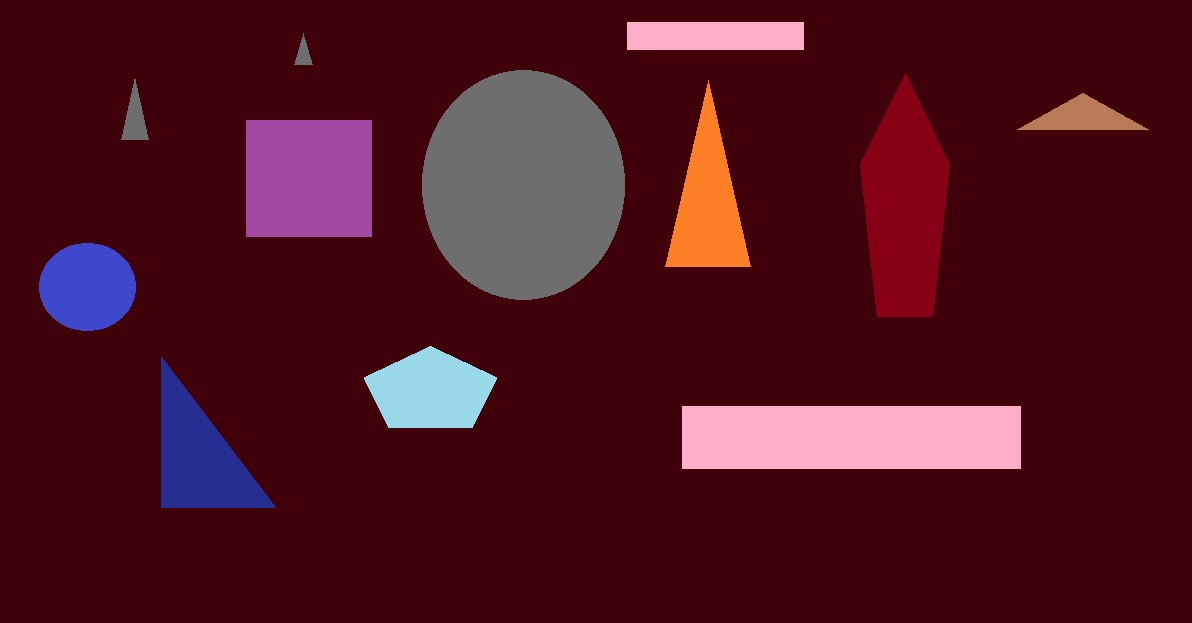
#> input picture a22.jpg, 1192 x 623 px
$ python shape_detection_on_image_a22.py   (older library calls are emulated)
#> lines starting #> are read from the running program, lines starting #| are printed output that depends on the picture; after the words box and inside, x2 and y2 are one past the last pixel; in counts of white or black regions, pixels touching at a corner belong together
# import the necessary packages
import cv2

class ShapeDetector:
	def __init__(self):
		pass

	def detect(self, c):
		# initialize the shape name and approximate the contour
		shape = "unidentified"
		peri = cv2.arcLength(c, True)
		approx = cv2.approxPolyDP(c, 0.04 * peri, True)
		# if the shape is a triangle, it will have 3 vertices
		if len(approx) == 3:
			shape = "triangle"

		# if the shape has 4 vertices, it is either a square or
		# a rectangle
		elif len(approx) == 4:
			# compute the bounding box of the contour and use the
			# bounding box to compute the aspect ratio
			(x, y, w, h) = cv2.boundingRect(approx)
			ar = w / float(h)

			# a square will have an aspect ratio that is approximately
			# equal to one, otherwise, the shape is a rectangle
			shape = "square" if ar >= 0.95 and ar <= 1.05 else "rectangle"

		# if the shape is a pentagon, it will have 5 vertices
		elif len(approx) == 5:
			shape = "pentagon"

		# otherwise, we assume the shape is a circle
		else:
			shape = "circle"

		# return the name of the shape
		return shape

import argparse
import imutils
import cv2
import numpy as np
import matplotlib.pyplot as plt

# construct the argument parse and parse the arguments
#ap = argparse.ArgumentParser()
#ap.add_argument("-i", "--image", required=True,help="a,jpg")
#args = vars(ap.parse_args())
# load the image and resize it to a smaller factor so that
# the shapes can be approximated better
image = cv2.imread('a22.jpg')
#> image is the input picture: shape (623, 1192, 3); mean B, G, R 30.6, 18.5, 78.8
resized = imutils.resize(image, width=300)
ratio = image.shape[0] / float(resized.shape[0])
#> ratio = 3.99

# convert the resized image to grayscale, blur it slightly,
# and threshold it
gray = cv2.cvtColor(resized, cv2.COLOR_BGR2GRAY)
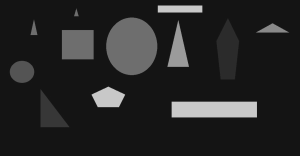
#> gray: shape (156, 300); min 19, max 201, mean 38

thresh= cv2.threshold(gray, 30, 255, cv2.THRESH_BINARY)[1]
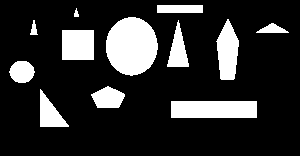
#> thresh: shape (156, 300); 18.2% white; 12 white regions
cv2.imshow('a',thresh)
# find contours in the thresholded image and initialize the
# shape detector
cnts = cv2.findContours(thresh.copy(), cv2.RETR_EXTERNAL,
	cv2.CHAIN_APPROX_SIMPLE)
#> cnts = 12 contours, 1 with area under 20; largest, box (x1, y1, x2, y2) and area: (106, 17, 158, 76) 2300, (171, 101, 257, 118) 1360, (216, 19, 239, 80) 912, (62, 30, 94, 60) 899, (40, 89, 69, 127) 526
cnts = cnts[0] if imutils.is_cv2() else cnts[1]
sd = ShapeDetector()

# loop over the contours
for c in cnts:
    # compute the center of the contour, then detect the name of the
    # shape using only the contour
    M = cv2.moments(c)
    if M["m00"]>0:
        cX = int((M["m10"] / M["m00"]) * ratio)
        cY = int((M["m01"] / M["m00"]) * ratio)
        shape = sd.detect(c)

    # multiply the contour (x, y)-coordinates by the resize ratio,
    # then draw the contours and the name of the shape on the image
        c = c.astype("float")
        c *= ratio
        c = c.astype("int")
        cv2.drawContours(image, [c], -1, (0, 255, 0), 2)
        cv2.putText(image, shape, (cX, cY), cv2.FONT_HERSHEY_SIMPLEX,0.5, (255, 255, 255), 2)

    # show the output image
        cv2.imshow("Image", image)
        cv2.waitKey(0)
#> this loop made 12 passes
#> (c, cX, cY, shape, peri in detect, approx in detect, x in detect, y in detect) on passes 1, 5, 12: ([[682, 403], [682, 467], [1022, 467], [1022, 403]], 852, 435, 'rectangle', 202, [[171, 101], [171, 117], [256, 117], [256, 101]], 171, 101), ([[247, 119], [247, 235], [371, 235], [371, 119]], 309, 177, 'rectangle', 120, [[62, 30], [62, 59], [93, 59], [93, 30]], 62, 30), ([[626, 19], [626, 47], [806, 47], [806, 19]], 716, 33, 'rectangle', 104, [[157, 5], [157, 12], [202, 12], [202, 5]], 157, 5)
#> (cX, cY, shape, peri in detect, approx in detect) on passes 2, 6, 7, 8, 11: (197, 453, 'triangle', 113.6, [[40, 89], [40, 126], [68, 126]]), (1086, 115, 'triangle', 71.46, [[256, 32], [288, 32], [273, 23]]), (709, 202, 'triangle', 121.7, [[178, 20], [167, 66], [188, 66]]), (133, 115, 'triangle', 38.49, [[33, 20], [30, 34], [37, 34]]), (303, 53, 'triangle', 21.66, [[76, 8], [74, 16], [78, 16]])
#> pass 1, `cv2.imshow("Image", image)`:
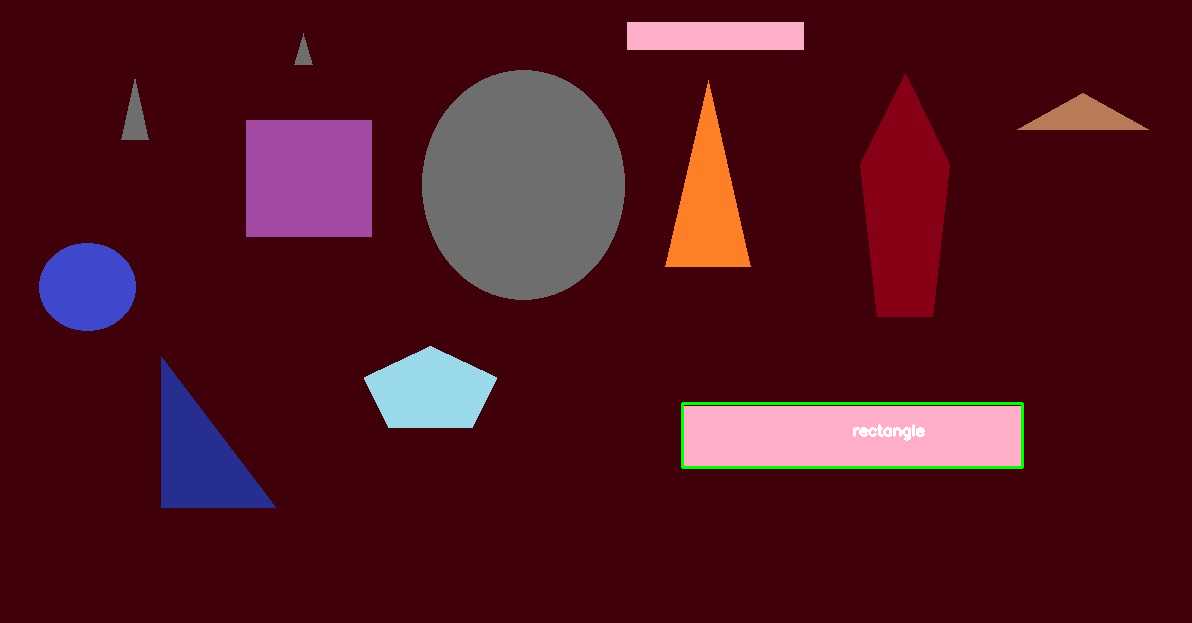
#> window 'Image': shape (623, 1192, 3); mean B, G, R 30.3, 19.1, 78.3
#> pass 2, `cv2.imshow("Image", image)`:
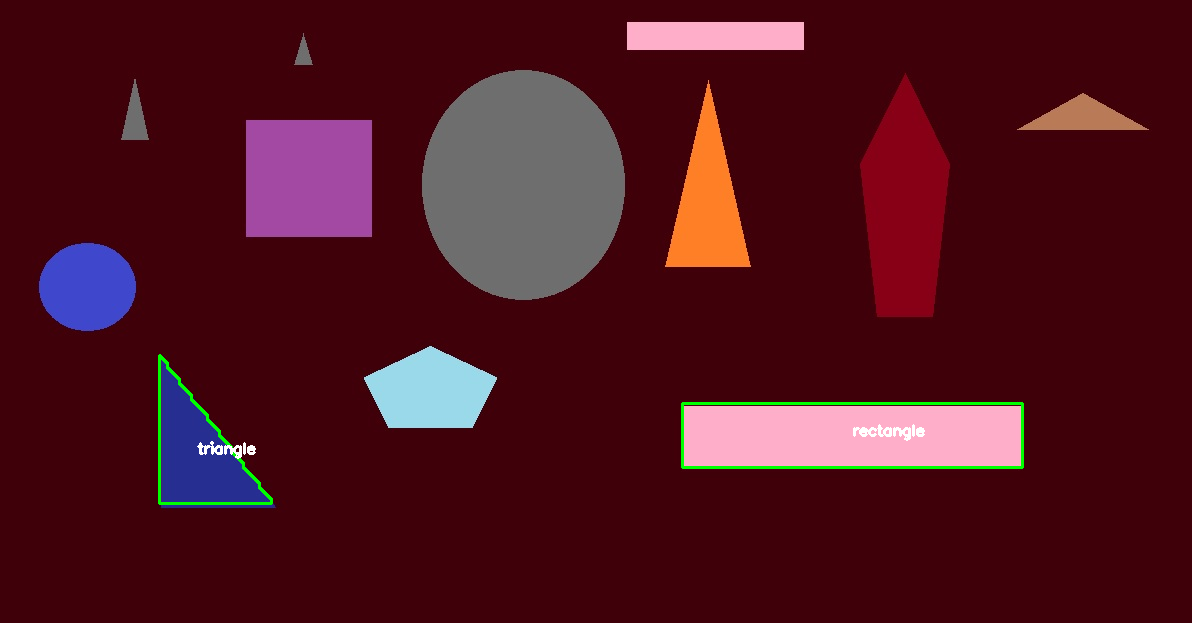
#> window 'Image': shape (623, 1192, 3); mean B, G, R 30.2, 19.6, 78.3
#> after the loop:
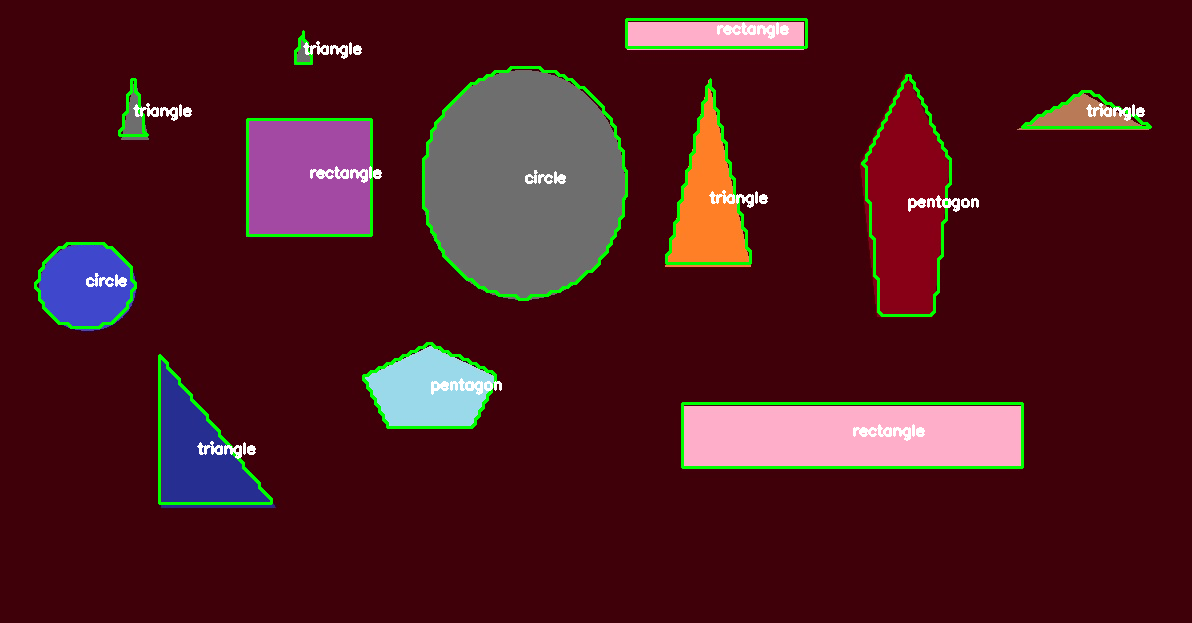
#> image: shape (623, 1192, 3); 2.85% of pixels changed, all inside (x1, y1, x2, y2) = (34, 18, 1152, 505)
